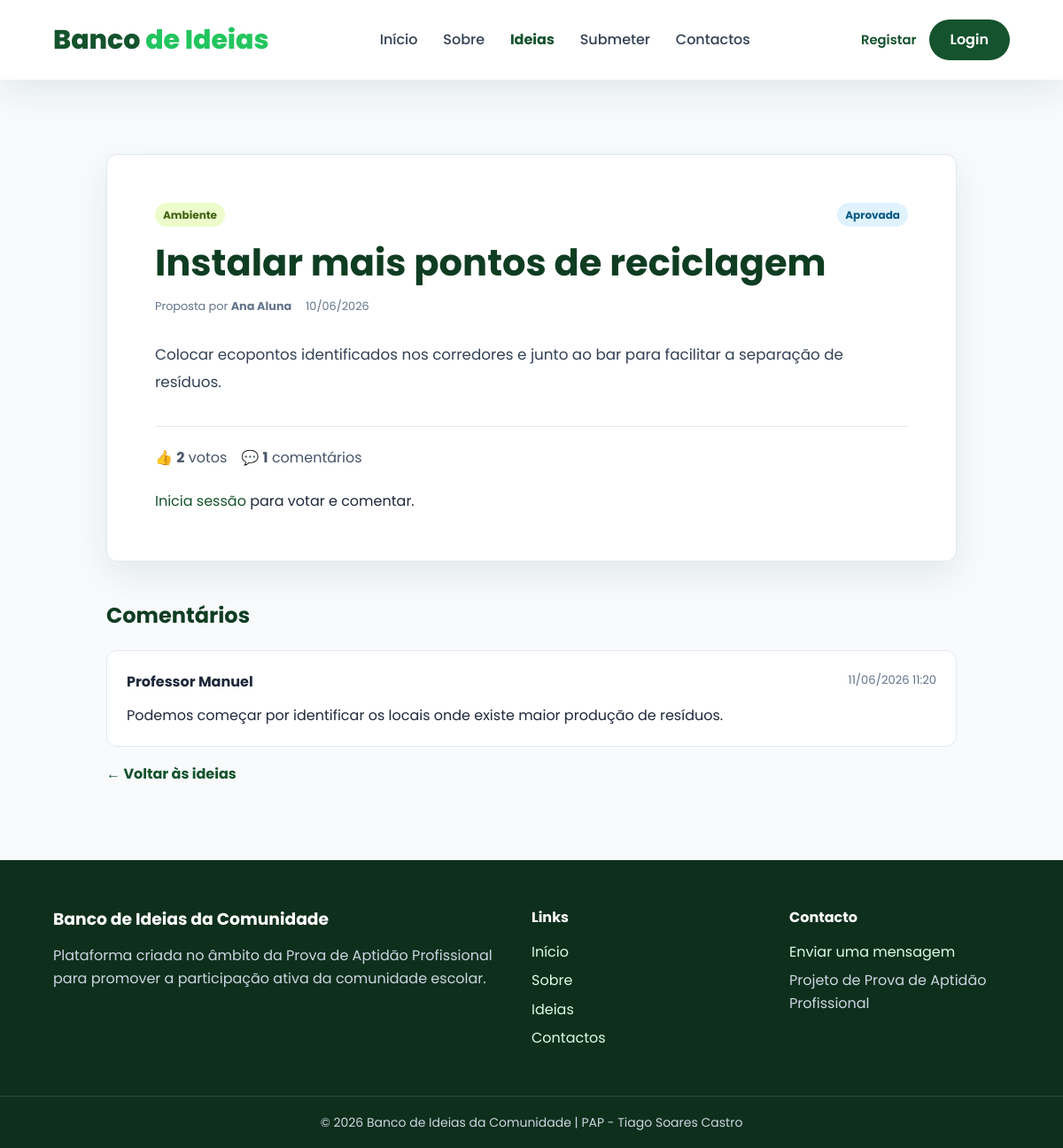
The app's page /ideia.php?id=1 with its own data.
### tables this page shows
CREATE TABLE IF NOT EXISTS ideia (
    id_ideia INT UNSIGNED AUTO_INCREMENT,
    titulo VARCHAR(150) NOT NULL,
    descricao TEXT NOT NULL,
    estado ENUM('Pendente', 'Aprovada', 'Rejeitada', 'Implementada') NOT NULL DEFAULT 'Pendente',
    data_submissao TIMESTAMP NOT NULL DEFAULT CURRENT_TIMESTAMP,
    data_atualizacao TIMESTAMP NOT NULL DEFAULT CURRENT_TIMESTAMP ON UPDATE CURRENT_TIMESTAMP,
    id_utilizador INT UNSIGNED NOT NULL,
    id_categoria INT UNSIGNED NOT NULL,
    CONSTRAINT pk_ideia PRIMARY KEY (id_ideia),
    CONSTRAINT fk_ideia_utilizador FOREIGN KEY (id_utilizador)
        REFERENCES utilizador (id_utilizador)
        ON UPDATE CASCADE ON DELETE RESTRICT,
    CONSTRAINT fk_ideia_categoria FOREIGN KEY (id_categoria)
        REFERENCES categoria (id_categoria)
        ON UPDATE CASCADE ON DELETE RESTRICT,
    INDEX idx_ideia_estado_data (estado, data_submissao),
    INDEX idx_ideia_categoria (id_categoria),
    INDEX idx_ideia_utilizador (id_utilizador)
);

CREATE TABLE IF NOT EXISTS categoria (
    id_categoria INT UNSIGNED AUTO_INCREMENT,
    nome_categoria VARCHAR(100) NOT NULL,
    ativa TINYINT(1) NOT NULL DEFAULT 1,
    data_criacao TIMESTAMP NOT NULL DEFAULT CURRENT_TIMESTAMP,
    data_atualizacao TIMESTAMP NOT NULL DEFAULT CURRENT_TIMESTAMP ON UPDATE CURRENT_TIMESTAMP,
    CONSTRAINT pk_categoria PRIMARY KEY (id_categoria),
    CONSTRAINT uq_categoria_nome UNIQUE (nome_categoria),
    INDEX idx_categoria_ativa (ativa)
);

CREATE TABLE IF NOT EXISTS utilizador (
    id_utilizador INT UNSIGNED AUTO_INCREMENT,
    nome VARCHAR(100) NOT NULL,
    email VARCHAR(191) NOT NULL,
    senha VARCHAR(255) NOT NULL,
    tipo ENUM('aluno', 'professor', 'admin') NOT NULL DEFAULT 'aluno',
    ativo TINYINT(1) NOT NULL DEFAULT 1,
    forcar_troca_senha TINYINT(1) NOT NULL DEFAULT 0,
    data_criacao TIMESTAMP NOT NULL DEFAULT CURRENT_TIMESTAMP,
    data_atualizacao TIMESTAMP NOT NULL DEFAULT CURRENT_TIMESTAMP ON UPDATE CURRENT_TIMESTAMP,
    CONSTRAINT pk_utilizador PRIMARY KEY (id_utilizador),
    CONSTRAINT uq_utilizador_email UNIQUE (email),
    INDEX idx_utilizador_tipo_ativo (tipo, ativo)
);

CREATE TABLE IF NOT EXISTS comentario (
    id_comentario INT UNSIGNED AUTO_INCREMENT,
    texto TEXT NOT NULL,
    data_comentario TIMESTAMP NOT NULL DEFAULT CURRENT_TIMESTAMP,
    id_utilizador INT UNSIGNED NOT NULL,
    id_ideia INT UNSIGNED NOT NULL,
    CONSTRAINT pk_comentario PRIMARY KEY (id_comentario),
    CONSTRAINT fk_comentario_utilizador FOREIGN KEY (id_utilizador)
        REFERENCES utilizador (id_utilizador)
        ON UPDATE CASCADE ON DELETE RESTRICT,
    CONSTRAINT fk_comentario_ideia FOREIGN KEY (id_ideia)
        REFERENCES ideia (id_ideia)
        ON UPDATE CASCADE ON DELETE CASCADE,
    INDEX idx_comentario_ideia_data (id_ideia, data_comentario),
    INDEX idx_comentario_utilizador (id_utilizador)
);

### includes/autenticacao.php (called while the page is built, shortened)
<?php
function urlBase(): string
{
    $diretorio = str_replace("\\", "/", dirname($_SERVER["SCRIPT_NAME"] ?? ""));
    $diretorio = preg_replace("#/admin$#", "", $diretorio);
    return ($diretorio === "/" || $diretorio === ".") ? "" : rtrim($diretorio, "/");
}
function utilizadorAutenticado(): bool
{
    return isset($_SESSION["id_utilizador"]);
}
function escapar(?string $valor): string
{
    return htmlspecialchars($valor ?? "", ENT_QUOTES, "UTF-8");
}

### ideia.php (the view, shortened to what this page needs)
<?php
require_once __DIR__ . "/includes/autenticacao.php";
require_once __DIR__ . "/includes/ligaBD.php";
$idIdeia = filter_var($_GET["id"] ?? $_POST["id_ideia"] ?? null, FILTER_VALIDATE_INT) ?: 0;
$ideia = null;
if ($idIdeia > 0) {
    $sql = "SELECT i.id_ideia, i.titulo, i.descricao, i.estado, i.data_submissao,
                   i.data_atualizacao, i.id_utilizador, u.nome AS autor, c.nome_categoria,
                   (SELECT COUNT(*) FROM voto v WHERE v.id_ideia = i.id_ideia) AS total_votos,
                   (SELECT COUNT(*) FROM comentario co WHERE co.id_ideia = i.id_ideia) AS total_comentarios
            FROM ideia i JOIN utilizador u ON u.id_utilizador = i.id_utilizador
            JOIN categoria c ON c.id_categoria = i.id_categoria WHERE i.id_ideia = ? LIMIT 1";
    $stmt = mysqli_prepare($ligacao, $sql);
    mysqli_stmt_bind_param($stmt, "i", $idIdeia);
    mysqli_stmt_execute($stmt);
    $ideia = mysqli_fetch_assoc(mysqli_stmt_get_result($stmt)) ?: null;
    $publica = $ideia && in_array($ideia["estado"], ["Aprovada", "Implementada"], true);
}
$comentarios = [];
$utilizadorVotou = false;
if ($ideia) {
    $stmt = mysqli_prepare(
        $ligacao,
        "SELECT co.id_comentario, co.texto, co.data_comentario, co.id_utilizador, u.nome AS autor
         FROM comentario co JOIN utilizador u ON u.id_utilizador = co.id_utilizador
         WHERE co.id_ideia = ? ORDER BY co.data_comentario ASC"
    );
    mysqli_stmt_bind_param($stmt, "i", $idIdeia);
    mysqli_stmt_execute($stmt);
    $resultado = mysqli_stmt_get_result($stmt);
    while ($comentario = mysqli_fetch_assoc($resultado)) {
        $comentarios[] = $comentario;
    }
}
include __DIR__ . "/includes/menu.php";
?>
<main class="page"><div class="container content-narrow">
<?php if (!$ideia): ?>
    <div class="empty-state"><h1>Ideia não encontrada</h1><p>A ideia não existe ou não está disponível para consulta.</p><a href="<?php echo $baseUrl; ?>/ideias.php" class="btn">Voltar às ideias</a></div>
<?php else: ?>
    <article class="idea-detail">
        <div class="idea-card-topline"><span class="badge"><?php echo escapar($ideia["nome_categoria"]); ?></span><span class="badge badge-info"><?php echo escapar($ideia["estado"]); ?></span></div>
        <h1><?php echo escapar($ideia["titulo"]); ?></h1>
        <div class="idea-meta"><span>Proposta por <strong><?php echo escapar($ideia["autor"]); ?></strong></span><time datetime="<?php echo escapar($ideia["data_submissao"]); ?>"><?php echo date("d/m/Y", strtotime($ideia["data_submissao"])); ?></time></div>
        <div class="idea-description"><?php echo nl2br(escapar($ideia["descricao"])); ?></div>
        <div class="idea-stats detail-stats"><span>&#128077; <strong><?php echo (int) $ideia["total_votos"]; ?></strong> votos</span><span>&#128172; <strong><?php echo count($comentarios); ?></strong> comentários</span></div>
        <?php if ($publica && utilizadorAutenticado()): ?>
            <form method="post" class="participation-action"><input type="hidden" name="csrf_token" value="<?php echo escapar(tokenCsrf()); ?>"><input type="hidden" name="id_ideia" value="<?php echo $idIdeia; ?>"><input type="hidden" name="acao" value="votar"><button type="submit"><?php echo $utilizadorVotou ? "Retirar voto" : "Apoiar esta ideia"; ?></button></form>
        <?php elseif ($publica): ?><p class="login-prompt"><a href="<?php echo $baseUrl; ?>/login.php">Inicia sessão</a> para votar e comentar.</p><?php endif; ?>
    </article>
    <section id="comentarios" class="comments-section"><h2>Comentários</h2>
        <div class="comments-list">
        <?php foreach ($comentarios as $comentario): ?><article class="comment"><header><strong><?php echo escapar($comentario["autor"]); ?></strong><time datetime="<?php echo escapar($comentario["data_comentario"]); ?>"><?php echo date("d/m/Y H:i", strtotime($comentario["data_comentario"])); ?></time></header><p><?php echo nl2br(escapar($comentario["texto"])); ?></p>
        </article><?php endforeach; ?></div>
    </section><a href="<?php echo $baseUrl; ?>/ideias.php" class="back-link">&larr; Voltar às ideias</a>
<?php endif; ?>
</div></main>
<?php include __DIR__ . "/includes/footer.php"; ?>

### css/style.css (style rules this page uses)
:root { --verde: #14532d; --verde-claro: #22c55e; --verde-escuro: #0f3d22; --verde-suave: #dcfce7; --cinza: #64748b; --cinza-claro: #e2e8f0; --fundo: #f8fafc; --branco: #ffffff; --preto: #1e293b; --erro: #b91c1c; --erro-fundo: #fef2f2; --sucesso: #166534; --sucesso-fundo: #f0fdf4; --raio: 12px; --sombra: 0 15px 40px rgba(15, 61, 34, 0.09); --transicao: 180ms ease; }
*, *::before, *::after { box-sizing: border-box; margin: 0; padding: 0; }
html { scroll-behavior: smooth; }
body { min-width: 320px; font-family: "Poppins", Arial, sans-serif; color: var(--preto); background: var(--fundo); line-height: 1.6; }
a { color: var(--verde); text-decoration: none; }
.container { width: min(90%, 1300px); margin-inline: auto; }
.page { min-height: 58vh; padding-block: clamp(48px, 7vw, 88px); }
.page h1 { margin-bottom: 28px; color: var(--verde-escuro); font-size: clamp(1.8rem, 4vw, 2.6rem); line-height: 1.2; }
.content-narrow { max-width: 960px; }
.badge { display: inline-flex; align-items: center; padding: 4px 9px; border-radius: 999px; color: #3f6212; background: #ecfccb; font-size: 0.75rem; font-weight: 700; }
.badge-info { color: #075985; background: #e0f2fe; }
.idea-card, .idea-detail, .empty-state { border: 1px solid var(--cinza-claro); border-radius: var(--raio); background: var(--branco); box-shadow: var(--sombra); }
.idea-card-topline, .idea-meta, .idea-stats { display: flex; flex-wrap: wrap; align-items: center; gap: 10px 16px; }
.idea-card-topline { justify-content: space-between; margin-bottom: 16px; }
.idea-meta { justify-content: space-between; color: var(--cinza); font-size: 0.8rem; }
.idea-stats { margin-top: 17px; padding-top: 15px; border-top: 1px solid var(--cinza-claro); color: #475569; font-size: 0.85rem; }
.card-link, .back-link { display: inline-block; margin-top: 18px; font-weight: 700; }
.idea-detail { padding: clamp(24px, 5vw, 54px); }
.idea-detail h1 { max-width: 800px; margin-bottom: 14px; }
.idea-detail .idea-meta { justify-content: flex-start; margin-bottom: 26px; }
.idea-description { margin-top: 28px; color: #334155; font-size: 1.05rem; line-height: 1.85; }
.detail-stats { margin-top: 34px; padding-top: 22px; font-size: 1rem; }
.participation-action, .login-prompt { margin-top: 24px; }
.comments-section, .admin-section { margin-top: 42px; }
.comments-section > h2, .admin-section > h2 { margin-bottom: 20px; color: var(--verde-escuro); }
.comments-list, .messages-list { display: grid; gap: 16px; }
.comment, .message-card, .content-card, .stat-card { padding: 22px; border: 1px solid var(--cinza-claro); border-radius: var(--raio); background: var(--branco); }
.comment header, .message-card header { display: flex; align-items: flex-start; justify-content: space-between; gap: 16px; margin-bottom: 12px; }
.comment time, .message-card time, .empty-inline { color: var(--cinza); font-size: 0.82rem; }

### records on screen
ideia: id_categoria.nome_categoria "Ambiente", estado "Aprovada", titulo "Instalar mais pontos de reciclagem", id_utilizador.nome "Ana Aluna", data_submissao "10/06/2026", descricao "Colocar ecopontos identificados nos corredores e junto ao bar para facilitar a separação de resíduos."
comentario: id_utilizador.nome "Professor Manuel", data_comentario "11/06/2026 11:20", texto "Podemos começar por identificar os locais onde existe maior produção de resíduos."

### other values on screen
$ideia["total_votos"] "2"
count($comentarios) "1"
